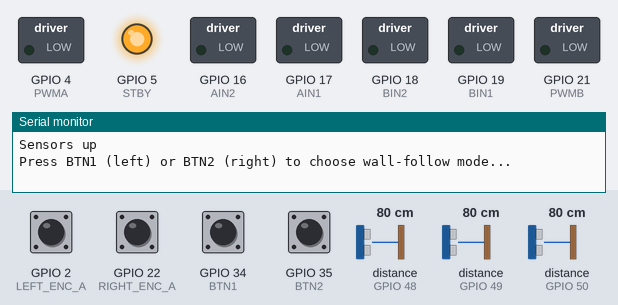
A sketch run on a simulated ESP32. Parts: switched loads named in the sketch (green lamp = pin HIGH), output pins drawn as LEDs (lit = HIGH), the last lines printed to the serial monitor. Dashed ring = blinking. The inputs (shaded band) are chosen by the test bench; at power-on: GPIO 2 (LEFT_ENC_A), GPIO 22 (RIGHT_ENC_A) HIGH, GPIO 34 (BTN1), GPIO 35 (BTN2) LOW, distance to the obstacle (sensors on GPIO 48, GPIO 49, GPIO 50) 80 cm.

Above: at 0.9 s.
1.0 s: GPIO 34 (BTN1) pulled HIGH for 0.15 s
At 3.0 s:
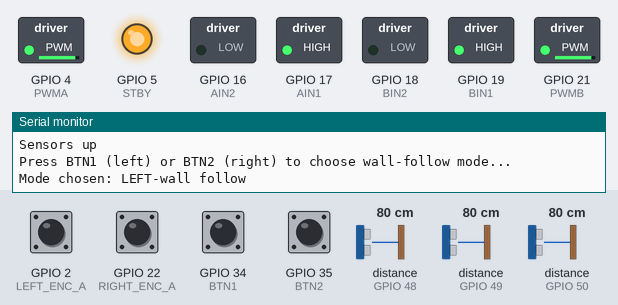
4.0 s: distance to the obstacle (sensor on GPIO 48) set to 20 cm
6.0 s: distance to the obstacle (sensor on GPIO 48) set to 16 cm
At 7.9 s:
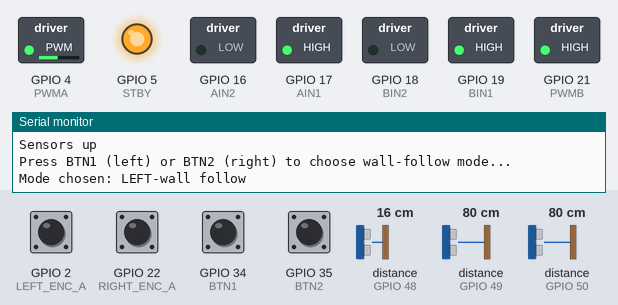
9.0 s: distance to the obstacle (sensor on GPIO 49) set to 2 cm
At 11.3 s:
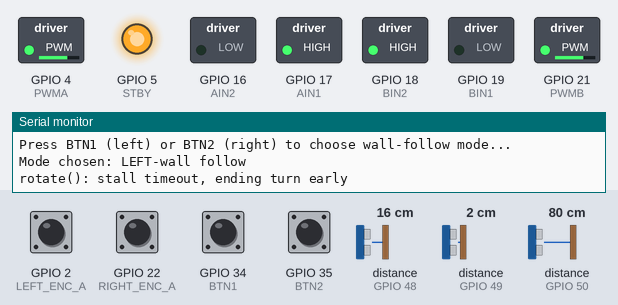
12.0 s: distance to the obstacle (sensor on GPIO 49) set to 35 cm
At 12.75 s:
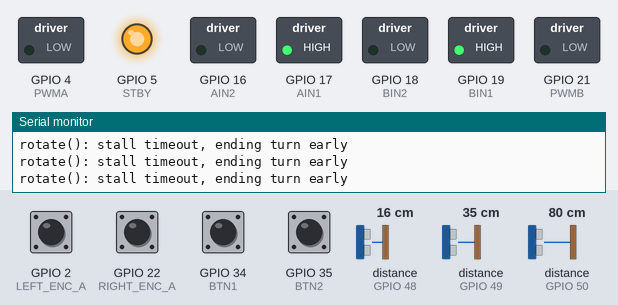
14.4 s: distance to the obstacle (sensor on GPIO 48) set to 9 cm
At 16.1 s:
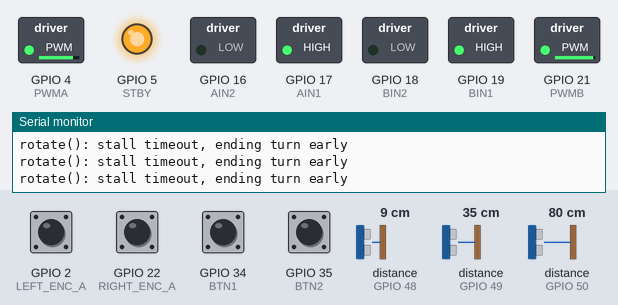
Timing chart, 0 to 51.1 s (numbered marks = the images above; inputs shaded):
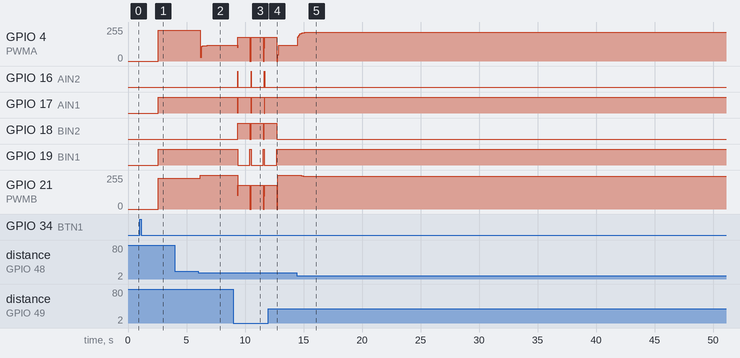

Measured:
- the behaviour switches between 18 and 17 cm on distance to the obstacle (sensor on GPIO 48) (found by bisection; images 1 and 2)
- after the input at 1.0 s, GPIO 4 (PWMA), GPIO 21 (PWMB): 0/255 → 230/255 after 1.6 s; GPIO 17 (AIN1), GPIO 19 (BIN1): LOW → HIGH after 1.6 s
- after the input at 4.0 s, every drawn part: stays the same
- after the input at 6.0 s, GPIO 4 (PWMA): 230/255 → 30/255 after 0.18 s, → 110/255 0.10 s later, → 113/255 0.10 s later, → 115/255 0.10 s later, … (6 changes in this stretch); GPIO 21 (PWMB): 230/255 → 255/255 after 0.18 s
- after the input at 9.0 s, GPIO 4 (PWMA): alternates 180/255 for 1.0 s and 0/255 for 0.10 s, starting after 0.37 s; GPIO 16 (AIN2): alternates HIGH for 0.02 s and LOW for 1.1 s, starting after 0.37 s
- after the input at 12.0 s, GPIO 16 (AIN2): stops changing and stays LOW; GPIO 17 (AIN1): stops changing and stays HIGH; GPIO 18 (BIN2): goes on until 12.7 s, then stays LOW; GPIO 19 (BIN1): goes on until 12.7 s, then stays HIGH
- after the input at 14.4 s, GPIO 21 (PWMB): 255/255 → 251/255 after 0.39 s, → 248/255 0.10 s later, → 246/255 0.10 s later, → 245/255 0.10 s later, … (6 changes in this stretch)

The sketch:

wall_follower_encoders.ino
```cpp
/* Wall Follower (quadrature encoders) — smooth-front-arc behavior
   - BTN1 = left wall follow
   - BTN2 = right wall follow
   - Smooth "search toward missing wall" logic (highest priority)
   - Front-obstacle -> brief backup + smooth in-place turn
   - Uses VL53L1X left/front/right, continuous non-blocking reads
   - Wall-following via a single mirrored PID function
   - Turning is closed-loop on quadrature encoder ticks, with a
     confirmation window (avoids ending on one noisy tick) and an
     adaptive stall timeout (avoids spinning forever on a jam/slip)
*/

#include <Wire.h>
#include <VL53L1X.h>

// ---------------- Pins ----------------
#define BTN1 34
#define BTN2 35

#define AIN1 17
#define AIN2 16
#define PWMA 4
#define STBY 5
#define BIN1 19
#define BIN2 18
#define PWMB 21

#define LEFT_ENC_A 2
#define LEFT_ENC_B 15
#define RIGHT_ENC_A 22
#define RIGHT_ENC_B 23

volatile long leftTicks = 0;
volatile long rightTicks = 0;

// XSHUT pins for sensors
#define XSHUT_L 13
#define XSHUT_F 27
#define XSHUT_R 25

// I2C addresses
#define ADDR_L 0x30
#define ADDR_F 0x31
#define ADDR_R 0x32

// Quadrature decode: only channel A triggers the interrupt; reading B at
// that instant tells direction. Standard single-interrupt quadrature trick.
void IRAM_ATTR leftEncoderISR() {
  bool a = digitalRead(LEFT_ENC_A);
  bool b = digitalRead(LEFT_ENC_B);
  leftTicks += (a == b) ? 1 : -1;
}

void IRAM_ATTR rightEncoderISR() {
  bool a = digitalRead(RIGHT_ENC_A);
  bool b = digitalRead(RIGHT_ENC_B);
  rightTicks += (a == b) ? 1 : -1;
}

// ---------------- Sensors & globals ----------------
VL53L1X sensorL, sensorF, sensorR;
int timingBudget = 20;      // ms, also the loop cadence
unsigned long curtime = 0;  // for timing budget (unsigned long matches millis())

int distLeft = 0, distFront = 0, distRight = 0;

const int baseSpeed    = 230;   // cruise speed while wall-following
const int targetDist   = 80;    // mm, desired wall distance
const int frontThresh  = 150;   // mm, below this = front obstacle
const int wallThresh   = 180;   // mm, above this = wall considered missing
const int outerSpeed   = 255;   // fast wheel while searching for a missing wall
const int innerSpeed   = 70;    // slow wheel while searching for a missing wall
const int rotationSpeed = 180;  // in-place turn cruise speed (now actually used, see rotate())

// ---------------- Wall PID ----------------
float Kp = 1.40;
float Ki = 0.0002;
float Kd = 0.87;
float pidPrev = 0, pidInt = 0;

// Light smoothing on the raw sensor readings only (does not change how
// distLeft/distFront/distRight are used anywhere else in the code) —
// removes single-sample mm jitter so the PID isn't reacting to noise.
const float FILTER_ALPHA = 0.4f;
float filtL = -1, filtF = -1, filtR = -1;

// ---------------- Mode ----------------
bool followLeft = false; // set at startup

// ---------------- Motor helper ----------------
void mspeed(int a, int b) {
  a = constrain(a, -255, 255);
  b = constrain(b, -255, 255);
  digitalWrite(AIN1, a >= 0); digitalWrite(AIN2, a < 0);
  analogWrite(PWMA, abs(a));
  digitalWrite(BIN1, b >= 0); digitalWrite(BIN2, b < 0);
  analogWrite(PWMB, abs(b));
}

// ---------------- Sensors ----------------
void setupSensors() {
  Wire.begin(33, 32);

  // Reset all sensors — they all boot at the same I2C address, so each
  // one has to be woken individually via XSHUT and reassigned.
  pinMode(XSHUT_L, OUTPUT);
  pinMode(XSHUT_F, OUTPUT);
  pinMode(XSHUT_R, OUTPUT);
  digitalWrite(XSHUT_L, LOW);
  digitalWrite(XSHUT_F, LOW);
  digitalWrite(XSHUT_R, LOW);
  delay(100);

  pinMode(XSHUT_L, INPUT);
  delay(10);
  if (!sensorL.init()) { Serial.println("SensorL init fail"); while (1); }
  sensorL.setAddress(ADDR_L);

  pinMode(XSHUT_F, INPUT);
  delay(10);
  if (!sensorF.init()) { Serial.println("SensorF init fail"); while (1); }
  sensorF.setAddress(ADDR_F);

  pinMode(XSHUT_R, INPUT);
  delay(10);
  if (!sensorR.init()) { Serial.println("SensorR init fail"); while (1); }
  sensorR.setAddress(ADDR_R);

  // Short mode: better accuracy/stability than Medium at the close ranges
  // this bot runs at (targetDist=80mm, frontThresh=150mm).
  sensorL.setDistanceMode(VL53L1X::Short);
  sensorF.setDistanceMode(VL53L1X::Short);
  sensorR.setDistanceMode(VL53L1X::Short);

  sensorL.setMeasurementTimingBudget(timingBudget * 1000);
  sensorF.setMeasurementTimingBudget(timingBudget * 1000);
  sensorR.setMeasurementTimingBudget(timingBudget * 1000);

  sensorL.startContinuous(timingBudget);
  sensorF.startContinuous(timingBudget);
  sensorR.startContinuous(timingBudget);

  Serial.println("Sensors up");
}

void updateSensors() {
  // Non-blocking: only pull a new sample if one is actually ready, instead
  // of stalling the loop waiting on the sensor. Keeps the last good value
  // otherwise, so nothing downstream ever sees a stale zero.
  if (sensorL.dataReady()) distLeft  = sensorL.read(false);
  if (sensorF.dataReady()) distFront = sensorF.read(false);
  if (sensorR.dataReady()) distRight = sensorR.read(false);

  // Error handling: VL53L1X reports 0 or very large values on a bad read
  if (distLeft  == 0 || distLeft  > 4000) distLeft  = 4000;
  if (distFront == 0 || distFront > 4000) distFront = 4000;
  if (distRight == 0 || distRight > 4000) distRight = 4000;

  // Smooth for the PID/decision logic to use
  if (filtL < 0) filtL = distLeft;
  if (filtF < 0) filtF = distFront;
  if (filtR < 0) filtR = distRight;
  filtL = FILTER_ALPHA * distLeft  + (1 - FILTER_ALPHA) * filtL;
  filtF = FILTER_ALPHA * distFront + (1 - FILTER_ALPHA) * filtF;
  filtR = FILTER_ALPHA * distRight + (1 - FILTER_ALPHA) * filtR;
}

// ---------------- Open-space straight driving ----------------
// Used only when there is NO wall on either side and nothing ahead —
// there's no wall to reference, so instead of arcing (which assumes a
// wall used to be there) we drive straight and use the two wheel
// encoders to catch any left/right speed mismatch that would otherwise
// make the robot curve on its own.
const float straightKp = 0.6f; // small gain — just enough to correct drift, not overreact to noise

void driveStraightUsingEncoders() {
  noInterrupts();
  long l = leftTicks;
  long r = rightTicks;
  leftTicks = 0;
  rightTicks = 0;
  interrupts();

  float skew = (float)(l - r); // positive = left wheel outpacing right wheel
  float correction = straightKp * skew;

  int leftSp  = constrain((int)(baseSpeed - correction), 30, 255);
  int rightSp = constrain((int)(baseSpeed + correction), 30, 255);
  mspeed(leftSp, rightSp);
}

// ---------------- PID routines ----------------
void runWallPIDSingle(float measured, int desired, bool invertMirror) {
  // invertMirror == true -> mirror error (for right-wall case) so the
  // same PID math and steering direction work for both follow modes
  float e = measured - (float)desired;
  if (invertMirror) e = -e;

  pidInt += e;
  pidInt = constrain(pidInt, -5000, 5000); // clamp so it can't wind up
  float deriv = e - pidPrev;
  pidPrev = e;

  float pid = Kp * e + Ki * pidInt + Kd * deriv;

  int leftSp  = constrain((int)(baseSpeed - pid), 30, 255);
  int rightSp = constrain((int)(baseSpeed + pid), 30, 255);
  mspeed(leftSp, rightSp);
}

// ---------------- Turning ----------------
float encoderCountToDegrees = 0.945; // ticks per degree of in-place rotation — calibrate on your bot

const int   ROT_DONE_HITS  = 5;   // consecutive in-tolerance checks required before calling a turn "done"
const int   ROT_TOLERANCE  = 3;   // ticks — how close to target counts as "arrived"
const unsigned long ROT_BASE_TIMEOUT_MS = 300; // stall-guard base
const unsigned long ROT_MS_PER_DEGREE   = 8;   // stall-guard scales with turn size

void rotate(int degree) {
  int target = (int)(encoderCountToDegrees * abs(degree));
  int dir = (degree > 0) ? 1 : -1;
  leftTicks = 0;
  rightTicks = 0;

  bool leftDone = false, rightDone = false;
  int leftHits = 0, rightHits = 0;

  unsigned long startMs = millis();
  unsigned long maxMs = ROT_BASE_TIMEOUT_MS + (unsigned long)abs(degree) * ROT_MS_PER_DEGREE;

  while (!leftDone || !rightDone) {
    long absL = abs(leftTicks);
    long absR = abs(rightTicks);

    // Require several consecutive in-tolerance readings, not just one
    // lucky tick count, before calling a wheel's turn complete.
    if (!leftDone) {
      if (absL >= target - ROT_TOLERANCE) {
        if (++leftHits >= ROT_DONE_HITS) leftDone = true;
      } else {
        leftHits = 0;
      }
    }
    if (!rightDone) {
      if (absR >= target - ROT_TOLERANCE) {
        if (++rightHits >= ROT_DONE_HITS) rightDone = true;
      } else {
        rightHits = 0;
      }
    }

    // Stall guard: don't spin forever waiting on a jammed/slipping wheel.
    if (millis() - startMs > maxMs) {
      Serial.println("rotate(): stall timeout, ending turn early");
      break;
    }

    // Smooth deceleration: ramp speed down over the last 50 ticks of
    // whichever wheel is furthest along, instead of running full speed
    // right up to the cutoff.
    long progressed = max(absL, absR);
    long remaining  = target - progressed;
    int rspeed = rotationSpeed;
    if (remaining < 50) {
      rspeed = max(80L, (long)rotationSpeed * remaining / 50);
    }

    int leftCmd  = leftDone  ? 0 :  dir * rspeed;
    int rightCmd = rightDone ? 0 : -dir * rspeed;
    mspeed(leftCmd, rightCmd);

    delay(5);
  }

  mspeed(0, 0);
  pidInt = 0;
  pidPrev = 0;
}

// ---------------- Main behavior (symmetric) ----------------
void behaviorStep() {
  updateSensors();

  bool wallLeftPresent  = filtL <= wallThresh;
  bool wallRightPresent = filtR <= wallThresh;
  bool frontClear       = filtF >= frontThresh;

  // 0) Genuine open space — no wall on either side, nothing ahead.
  //    There's nothing to arc toward here, so go straight and let the
  //    encoders correct any drift instead.
  if (!wallLeftPresent && !wallRightPresent && frontClear) {
    driveStraightUsingEncoders();
    return;
  }

  // 1) Handle missing wall next — search behavior (higher priority than
  //    front obstacle, since a wall that's dropped away matters more
  //    than what's ahead)
  if (followLeft) {
    if (filtL > wallThresh) {
      mspeed(innerSpeed, outerSpeed); // arc left to find the wall
      return;
    }
  } else {
    if (filtR > wallThresh) {
      mspeed(outerSpeed, innerSpeed); // arc right to find the wall
      return;
    }
  }

  // 2) Front obstacle — only relevant once we know we have a wall to follow
  if (filtF < frontThresh) {
    mspeed(-100, -100); // brief backup, not a full stop, to keep it fluid
    delay(20);

    if (followLeft) rotate(90);   // turn away from the left wall
    else             rotate(-90); // turn away from the right wall
    return;
  }

  // 3) Normal case — wall following with PID
  if (followLeft) {
    runWallPIDSingle(filtL, targetDist, false);
  } else {
    runWallPIDSingle(filtR, targetDist, true);
  }
}

// ---------------- Setup & loop ----------------
void setup() {
  Serial.begin(115200);
  delay(10);

  pinMode(PWMA, OUTPUT);
  pinMode(AIN1, OUTPUT);
  pinMode(AIN2, OUTPUT);
  pinMode(PWMB, OUTPUT);
  pinMode(BIN1, OUTPUT);
  pinMode(BIN2, OUTPUT);
  pinMode(STBY, OUTPUT);
  digitalWrite(STBY, HIGH);

  pinMode(BTN1, INPUT);
  pinMode(BTN2, INPUT);

  setupSensors();

  pinMode(LEFT_ENC_A, INPUT_PULLUP);
  pinMode(LEFT_ENC_B, INPUT_PULLUP);
  pinMode(RIGHT_ENC_A, INPUT_PULLUP);
  pinMode(RIGHT_ENC_B, INPUT_PULLUP);

  attachInterrupt(digitalPinToInterrupt(LEFT_ENC_A), leftEncoderISR, RISING);
  attachInterrupt(digitalPinToInterrupt(RIGHT_ENC_A), rightEncoderISR, RISING);

  Serial.println("Press BTN1 (left) or BTN2 (right) to choose wall-follow mode...");

  while (true) {
    if (digitalRead(BTN1) == HIGH) { followLeft = true;  break; }
    if (digitalRead(BTN2) == HIGH) { followLeft = false; break; }
    delay(10);
  }
  delay(300);
  Serial.printf("Mode chosen: %s-wall follow\n", followLeft ? "LEFT" : "RIGHT");

  // Prime the filter before trusting any reading
  for (int i = 0; i < 10; i++) {
    updateSensors();
    delay(timingBudget);
  }

  curtime = millis();
}

void loop() {
  behaviorStep();
  while (millis() - curtime < (unsigned long)timingBudget) { /* hold cadence */ }
  curtime = millis();
}
```
